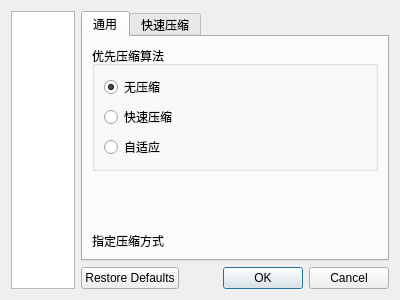
<?xml version="1.0" encoding="UTF-8"?>
<ui version="4.0">
 <class>SettingsDialog</class>
 <widget class="QDialog" name="SettingsDialog">
  <property name="geometry">
   <rect>
    <x>0</x>
    <y>0</y>
    <width>400</width>
    <height>300</height>
   </rect>
  </property>
  <property name="windowTitle">
   <string>Form</string>
  </property>
  <property name="modal">
   <bool>true</bool>
  </property>
  <layout class="QHBoxLayout" name="horizontalLayout">
   <item>
    <widget class="QListWidget" name="listWidget">
     <property name="minimumSize">
      <size>
       <width>64</width>
       <height>0</height>
      </size>
     </property>
     <property name="maximumSize">
      <size>
       <width>64</width>
       <height>16777215</height>
      </size>
     </property>
     <property name="frameShadow">
      <enum>QFrame::Sunken</enum>
     </property>
     <property name="flow">
      <enum>QListView::TopToBottom</enum>
     </property>
     <property name="isWrapping" stdset="0">
      <bool>false</bool>
     </property>
     <property name="spacing">
      <number>0</number>
     </property>
     <property name="viewMode">
      <enum>QListView::IconMode</enum>
     </property>
     <property name="uniformItemSizes">
      <bool>false</bool>
     </property>
    </widget>
   </item>
   <item>
    <layout class="QVBoxLayout" name="verticalLayout">
     <item>
      <widget class="QStackedWidget" name="stackedWidget">
       <property name="currentIndex">
        <number>0</number>
       </property>
       <widget class="QWidget" name="graphicPage">
        <layout class="QHBoxLayout" name="horizontalLayout_2">
         <property name="spacing">
          <number>0</number>
         </property>
         <property name="leftMargin">
          <number>0</number>
         </property>
         <property name="topMargin">
          <number>0</number>
         </property>
         <property name="rightMargin">
          <number>0</number>
         </property>
         <property name="bottomMargin">
          <number>0</number>
         </property>
         <item>
          <widget class="QTabWidget" name="tabWidget">
           <property name="tabPosition">
            <enum>QTabWidget::North</enum>
           </property>
           <property name="tabShape">
            <enum>QTabWidget::Rounded</enum>
           </property>
           <property name="currentIndex">
            <number>0</number>
           </property>
           <property name="documentMode">
            <bool>false</bool>
           </property>
           <widget class="QWidget" name="genericTab">
            <attribute name="title">
             <string>通用</string>
            </attribute>
            <layout class="QVBoxLayout" name="verticalLayout_2">
             <item>
              <widget class="QGroupBox" name="groupBox">
               <property name="minimumSize">
                <size>
                 <width>0</width>
                 <height>0</height>
                </size>
               </property>
               <property name="title">
                <string>优先压缩算法</string>
               </property>
               <layout class="QVBoxLayout" name="verticalLayout_3">
                <item>
                 <widget class="QRadioButton" name="rawRadioButton">
                  <property name="text">
                   <string>无压缩</string>
                  </property>
                  <property name="checked">
                   <bool>true</bool>
                  </property>
                 </widget>
                </item>
                <item>
                 <widget class="QRadioButton" name="lz4RadioButton">
                  <property name="text">
                   <string>快速压缩</string>
                  </property>
                 </widget>
                </item>
                <item>
                 <widget class="QRadioButton" name="smartRadioButton">
                  <property name="text">
                   <string>自适应</string>
                  </property>
                 </widget>
                </item>
               </layout>
              </widget>
             </item>
             <item>
              <spacer name="verticalSpacer">
               <property name="orientation">
                <enum>Qt::Vertical</enum>
               </property>
               <property name="sizeHint" stdset="0">
                <size>
                 <width>20</width>
                 <height>85</height>
                </size>
               </property>
              </spacer>
             </item>
             <item>
              <widget class="QLabel" name="infoLabel">
               <property name="baseSize">
                <size>
                 <width>0</width>
                 <height>0</height>
                </size>
               </property>
               <property name="text">
                <string>指定压缩方式</string>
               </property>
              </widget>
             </item>
            </layout>
           </widget>
           <widget class="QWidget" name="lz4Tab">
            <attribute name="title">
             <string>快速压缩</string>
            </attribute>
            <widget class="QCheckBox" name="lz4hcCheckBox">
             <property name="geometry">
              <rect>
               <x>10</x>
               <y>10</y>
               <width>161</width>
               <height>17</height>
              </rect>
             </property>
             <property name="text">
              <string>优先尝试高压缩方式</string>
             </property>
            </widget>
           </widget>
          </widget>
         </item>
        </layout>
       </widget>
       <widget class="QWidget" name="debugPage"/>
      </widget>
     </item>
     <item>
      <widget class="QDialogButtonBox" name="buttonBox">
       <property name="standardButtons">
        <set>QDialogButtonBox::Cancel|QDialogButtonBox::Ok|QDialogButtonBox::RestoreDefaults</set>
       </property>
       <property name="centerButtons">
        <bool>false</bool>
       </property>
      </widget>
     </item>
    </layout>
   </item>
  </layout>
 </widget>
 <resources/>
 <connections/>
</ui>
